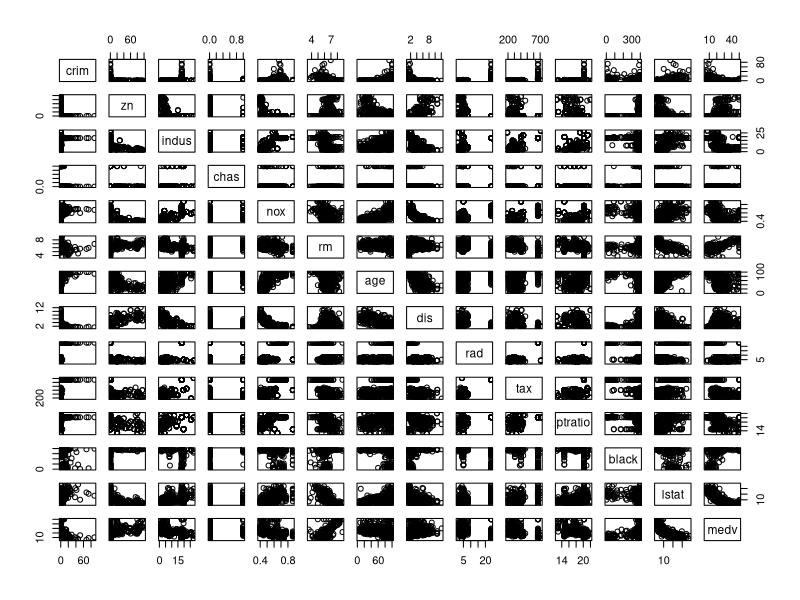
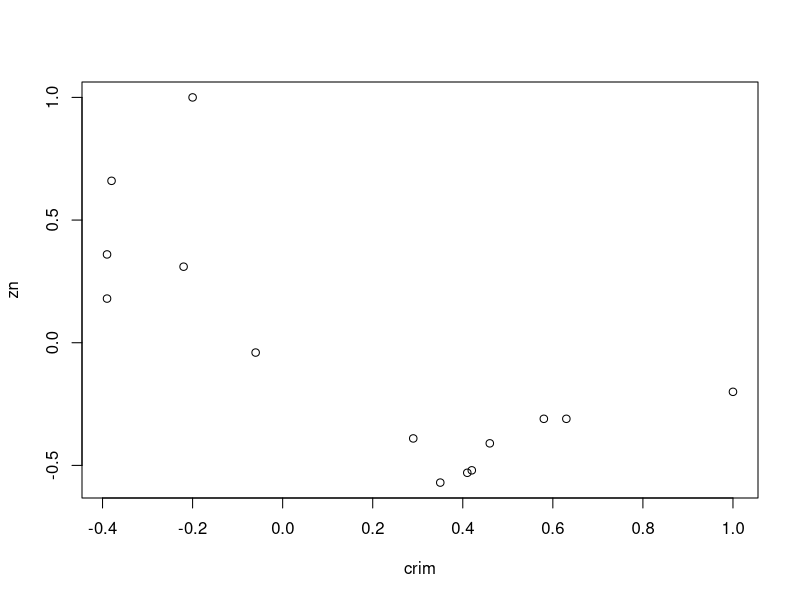
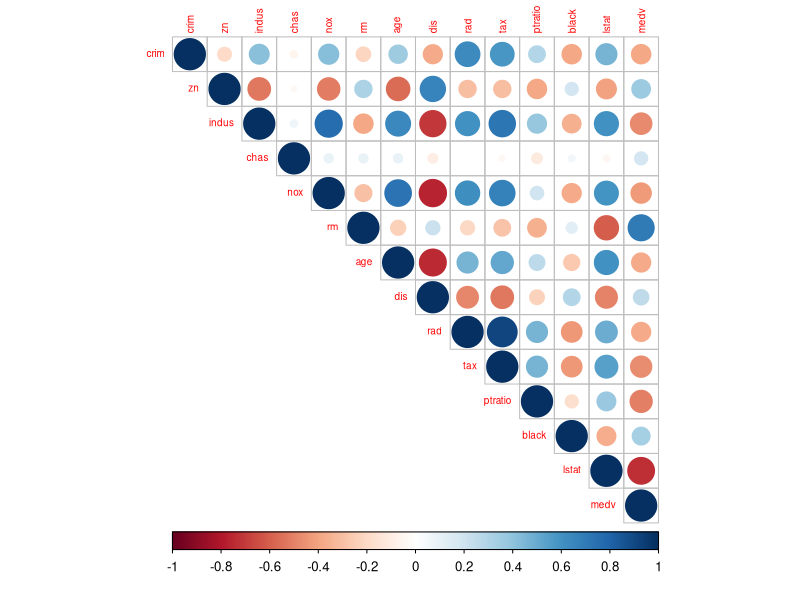
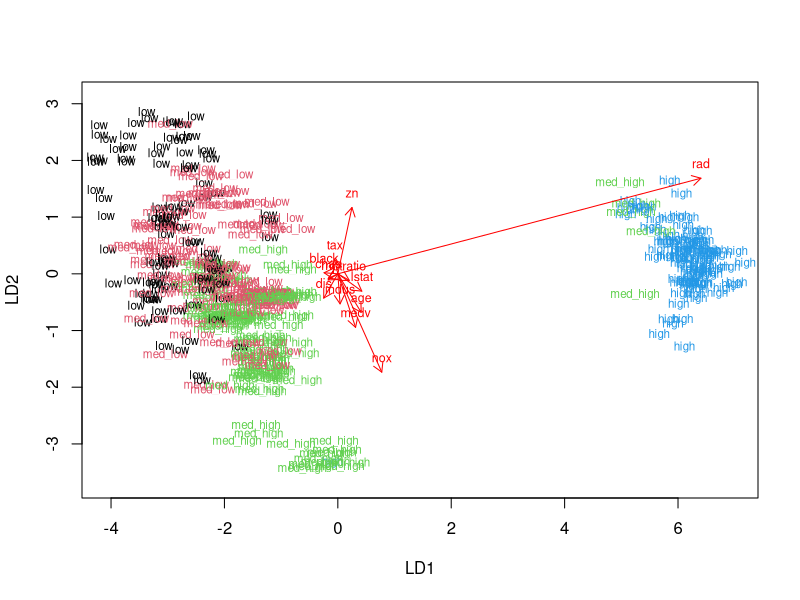
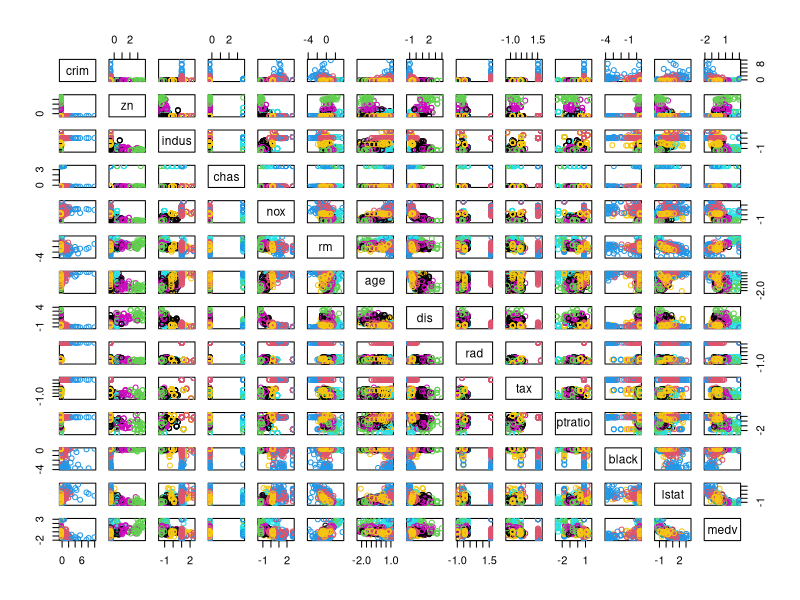

Source code (R) for these figures, in order:
## ---- chunk 1
library(MASS)
data("Boston")
str(Boston)
dim(Boston)
## ---- chunk 2
summary(Boston)
pairs(Boston)
library(tidyverse)
install.packages("corrplot")
library(corrplot)
cor_matrix<-cor(Boston) %>% round(2)
print(cor_matrix)
plot(cor_matrix)
corrplot(cor_matrix, method="circle", type = "upper", cl.pos ="b", tl.ps = "d", tl.cex = 0.6)

## ---- chunk 3
boston_scaled <- scale(Boston)
summary(boston_scaled)
class(boston_scaled)
boston_scaled <- as.data.frame(boston_scaled)
scaled_crim <- boston_scaled$crim
summary(scaled_crim)

bins <- quantile(scaled_crim)
bins
crime <- cut(scaled_crim, breaks = bins, include.lowest = TRUE, labels = c("low", "med_low", "med_high", "high"))
table(crime)
boston_scaled <- dplyr::select(boston_scaled, -crim)
boston_scaled <- data.frame(boston_scaled, crime)
## ---- chunk 4

n <- nrow(boston_scaled)
ind <- sample(n,  size = n * 0.8)
train <- boston_scaled[ind,]
test <- boston_scaled[-ind,]

lda.fit <- lda(crime ~ ., data = train)
lda.fit
lda.arrows <- function(x, myscale = 1, arrow_heads = 0.1, color = "red", tex = 0.75, choices = c(1,2)){
  heads <- coef(x)
  arrows(x0 = 0, y0 = 0, 
         x1 = myscale * heads[,choices[1]], 
         y1 = myscale * heads[,choices[2]], col=color, length = arrow_heads)
  text(myscale * heads[,choices], labels = row.names(heads), 
       cex = tex, col=color, pos=3)
}

classes <- as.numeric(train$crime)

plot(lda.fit, dimen = 2, col = classes, pch = classes)
lda.arrows(lda.fit, myscale = 2)

## ---- chunk 5
correct_classes <- test$crime

test <- dplyr::select(test, -crime)

lda.pred <- predict(lda.fit, newdata = test)

table(correct = correct_classes, predicted = lda.pred$class)

## ---- chunk 6
library(MASS)
data('Boston')
summary(Boston)
boston_scaled <- scale(Boston)
summary(boston_scaled)
boston_scaled <- as.data.frame(boston_scaled)
dist_eu <- dist(boston_scaled)
summary(dist_eu)

km <-kmeans(dist_eu, centers = 7)

pairs(boston_scaled, col = km$cluster)


